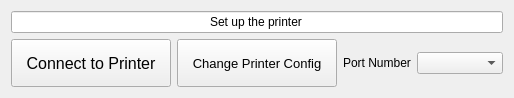
<?xml version="1.0" encoding="UTF-8"?>
<ui version="4.0">
 <class>Form</class>
 <widget class="QWidget" name="Form">
  <property name="geometry">
   <rect>
    <x>0</x>
    <y>0</y>
    <width>514</width>
    <height>98</height>
   </rect>
  </property>
  <property name="windowTitle">
   <string>Form</string>
  </property>
  <layout class="QVBoxLayout" name="verticalLayout">
   <item>
    <widget class="QLineEdit" name="messageEdit">
     <property name="text">
      <string>Set up the printer</string>
     </property>
     <property name="alignment">
      <set>Qt::AlignCenter</set>
     </property>
     <property name="readOnly">
      <bool>true</bool>
     </property>
    </widget>
   </item>
   <item>
    <layout class="QHBoxLayout" name="horizontalLayout">
     <item>
      <widget class="QPushButton" name="connectButton">
       <property name="sizePolicy">
        <sizepolicy hsizetype="MinimumExpanding" vsizetype="MinimumExpanding">
         <horstretch>0</horstretch>
         <verstretch>0</verstretch>
        </sizepolicy>
       </property>
       <property name="font">
        <font>
         <pointsize>12</pointsize>
        </font>
       </property>
       <property name="text">
        <string>Connect to Printer</string>
       </property>
      </widget>
     </item>
     <item>
      <widget class="QPushButton" name="changeButton">
       <property name="sizePolicy">
        <sizepolicy hsizetype="MinimumExpanding" vsizetype="MinimumExpanding">
         <horstretch>0</horstretch>
         <verstretch>0</verstretch>
        </sizepolicy>
       </property>
       <property name="font">
        <font>
         <pointsize>10</pointsize>
        </font>
       </property>
       <property name="text">
        <string>Change Printer Config</string>
       </property>
      </widget>
     </item>
     <item>
      <layout class="QHBoxLayout" name="horizontalLayout_5">
       <item>
        <widget class="QLabel" name="portLabel">
         <property name="text">
          <string>Port Number</string>
         </property>
        </widget>
       </item>
       <item>
        <widget class="QComboBox" name="portCombo">
         <property name="sizePolicy">
          <sizepolicy hsizetype="MinimumExpanding" vsizetype="Fixed">
           <horstretch>0</horstretch>
           <verstretch>0</verstretch>
          </sizepolicy>
         </property>
        </widget>
       </item>
      </layout>
     </item>
    </layout>
   </item>
  </layout>
 </widget>
 <resources/>
 <connections/>
</ui>
